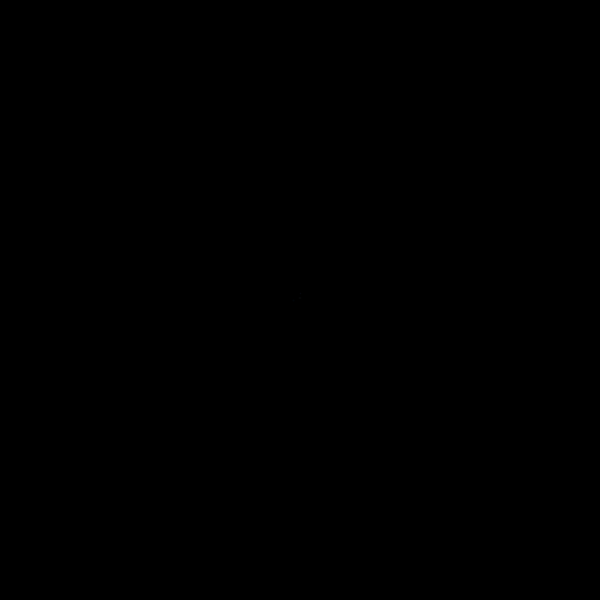
Frame 1 (no input)
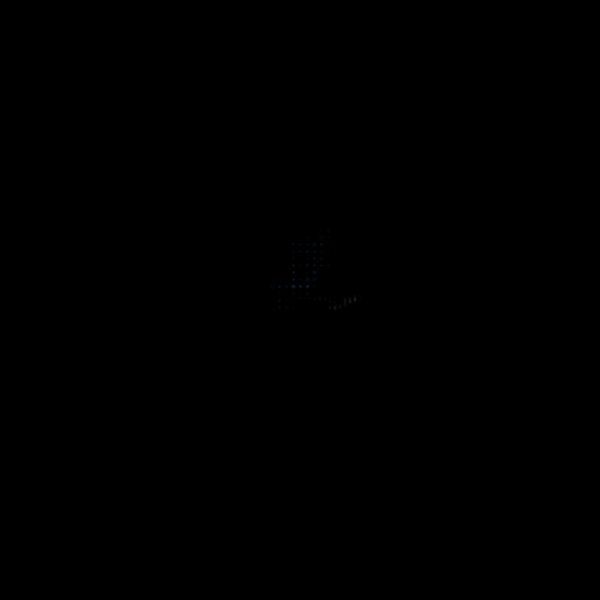
Frame 60 (the mouse pressed at the canvas centre just before this capture)
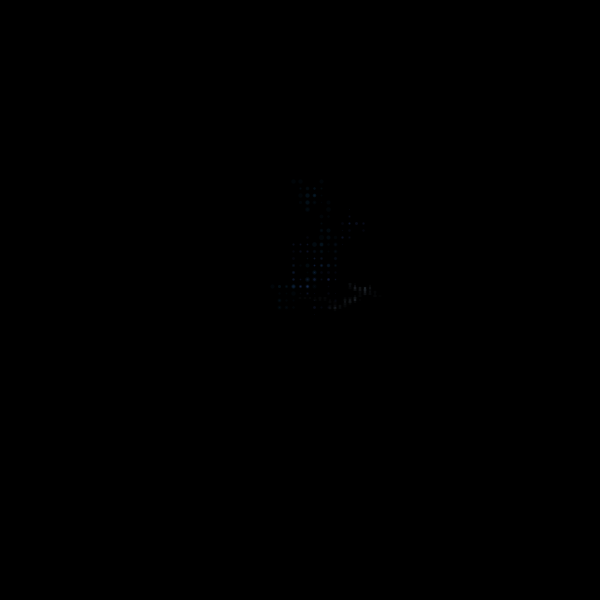
Frame 120 (the mouse held since frame 60 and released just before this capture)

The Processing sketch that drew these frames (run headless with seeded random() and noise(); from frame 60 on, the mouse is pressed at the canvas centre):

// Processing sketch: nightwater
// ── nightwater.pde
Water w;
Waves o;
Peaks p;
void setup(){
 size(600,600);
frameRate(100);
 w=new Water();
 o=new Waves();
 p=new Peaks();
 background(0);
}
void draw(){
  o.step();
  o.render();
w.step();
w.render();
p.step();
p.render();
}

// ── peaks.pde
class Peaks{
  int x, y;
  Peaks() {
    x=width/2;
    y=height/2;
  }
  void render() {
    
    noStroke();
    fill(120,150,170,10);
    ellipse(x, y, random(2,4),random(1,3));
  }
  void step() {
    int choice=int(random(4)); 
      if (choice==0){
      x=x+5;
    }
    else if (choice ==1){
      y=y+2;
    }
    else if (choice ==2) {
     x= x-5;
    }
    else if (choice ==3) {
      y=y-2;
    }
    x=constrain(x,0,width-1);
    y=constrain(y,0,height-1);
  }
}

// ── water.pde
class Water {
  int x, y;
  Water() {
    x=width/2;
    y=height/2;
  }
  void render() {
    strokeWeight(random(1,3));
    stroke(50,80,160,20);
    point(x, y);
  }
  void step() {
    int choice=int(random(4)); 
      if (choice==0){
      x=x+7;
    }
    else if (choice ==1){
      y=y+7;
    }
    else if (choice ==2) {
     x= x-7;
    }
    else if (choice ==3) {
      y=y-7;
    }
    x=constrain(x,0,width-1);
    y=constrain(y,0,height-1);
  }
}

// ── waves.pde
class Waves{
  int x, y;
  Waves() {
    x=width/2;
    y=height/2;
  }
  void render() {
    strokeWeight(random(1,5));
    stroke(10,70,100,20);
    point(x, y);
  }
  void step() {
    int choice=int(random(4)); 
      if (choice==0){
      x=x+7;
    }
    else if (choice ==1){
      y=y+7;
    }
    else if (choice ==2) {
     x= x-7;
    }
    else if (choice ==3) {
      y=y-7;
    }
    x=constrain(x,0,width-1);
    y=constrain(y,0,height-1);
  }
}
